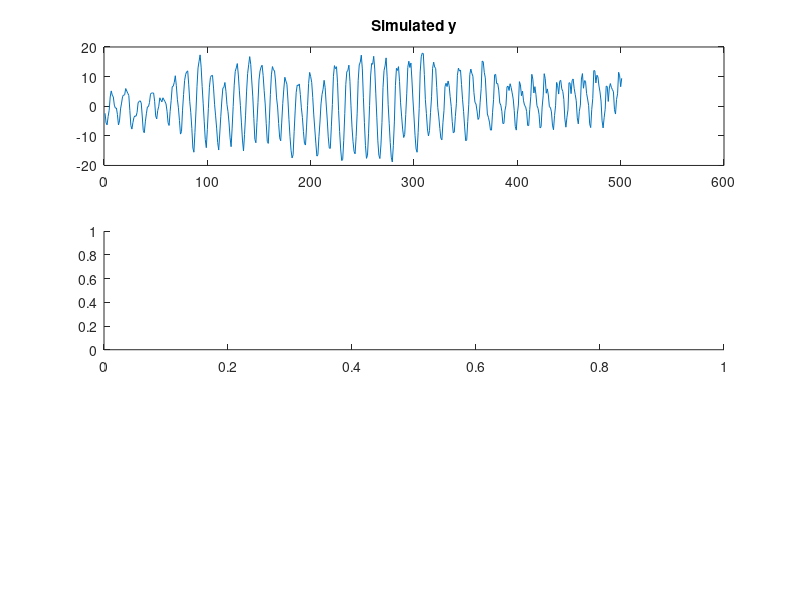

This figure's MATLAB source: (Note: this script raises an error after producing the figure.)
clearvars
close all
clc
fnum = 0;
cutoff = 50;

% et = randn(600, 1);
% A = [1, -1.5, 0.7];
% C = [1, zeros(1,11), -0.5];
A12 = [1, zeros(1, 11), -1];
% A_star = conv(A12, A);
% y = filter(C, A_star, et);
% y = y(100:end);
load('ourData.mat');

fnum = fnum + 1;
figure(fnum)
subplot(311)
plot(y);
title('Simulated y')
subplot(312)
acf(y, cutoff, 0.05, true, 0, 0);
title('ACF of y')
subplot(313)
pacf(y, cutoff, 0.05, true, 0);
title('PACF of y')

fnum = fnum + 1;
figure(fnum)
normplot(y)
title('Normplot of y')

y_s = filter(A12, 1, y);
data = iddata(y_s);

fnum = fnum + 1;
figure(fnum)
subplot(311)
plot(y_s);
title('Simulated deseasonalized y')
subplot(312)
acf(y_s, cutoff, 0.05, true, 0, 0);
title('ACF of deseasonalized  y')
subplot(313)
pacf(y_s, cutoff, 0.05, true, 0);
title('PACF of deseasonalized y')

model_init = idpoly([1,0,0], [], []);
model_armax = pem(data, model_init);

y_f = filter(model_armax.a, 1, y_s);

fnum = fnum + 1;
figure(fnum)
subplot(311)
plot(y_f);
title('Simulated deseasonalized AR y')
subplot(312)
acf(y_f, cutoff, 0.05, true, 0, 0);
title('ACF of deseasonalized  AR y')
subplot(313)
pacf(y_f, cutoff, 0.05, true, 0);
title('PACF of deseasonalized AR y')

fnum = fnum + 1;
figure(fnum)
normplot(y_f)
title('Normplot deseasonalized AR y')

model_init = idpoly([1,0,0], [], [1, zeros(1, 12)]);
model_init.Structure.c.Free = [zeros(1, 12), 1];
model_armax = pem(data, model_init);

y_p = filter(model_armax.a, model_armax.c, y_s);

fnum = fnum + 1;
figure(fnum)
subplot(311)
plot(y_p);
title('Simulated deseasonalized ARMA y')
subplot(312)
acf(y_p, cutoff, 0.05, true, 0, 0);
title('ACF of deseasonalized  ARMA y')
subplot(313)
pacf(y_p, cutoff, 0.05, true, 0);
title('PACF of deseasonalized ARMA y')

fnum = fnum + 1;
figure(fnum)
normplot(y_p)
title('Normplot of ARMA y')

disp('####################')
present(model_armax)









